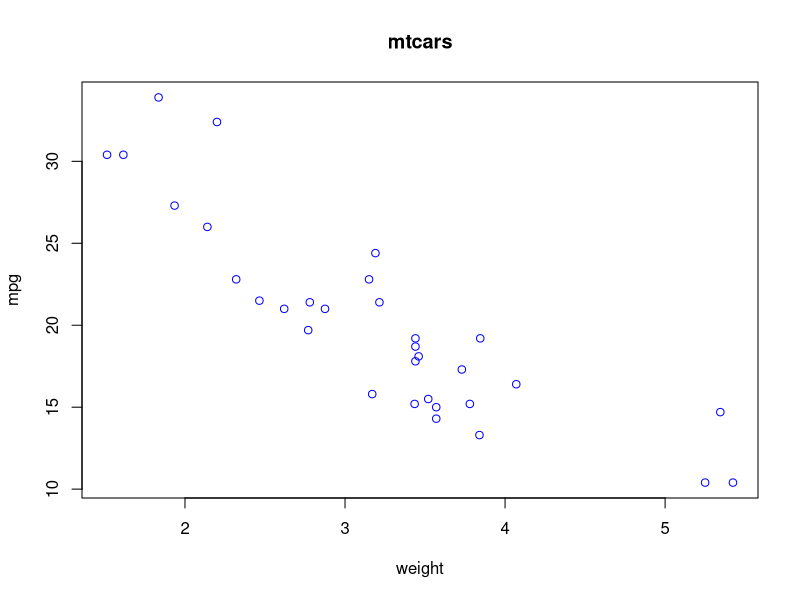

Source code (R):
## ---- chunk 1

summary(cars)

plot(mtcars$`wt`,mtcars$`mpg`,xlab="weight",ylab="mpg",main="mtcars",col="blue")

## ---- chunk 2

sessionInfo()

